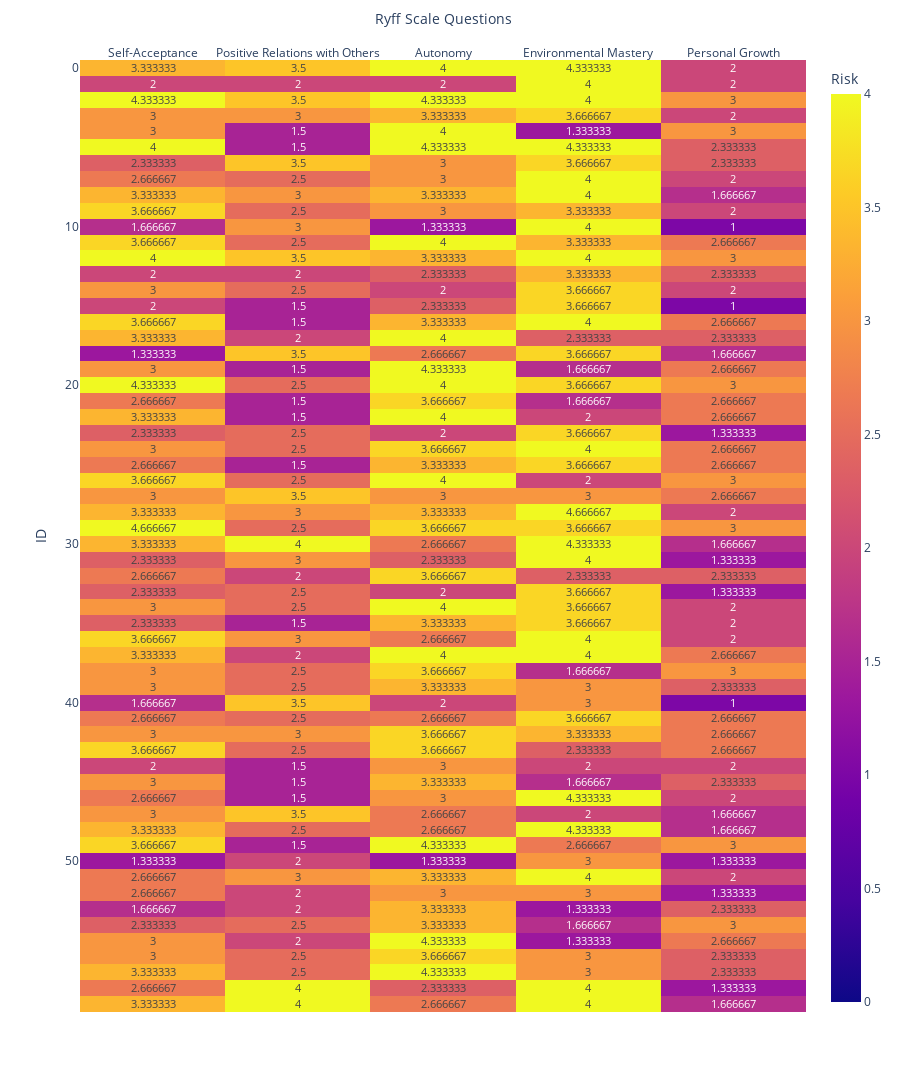

The notebook cell saved with this chart:
### Code cell
fig = px.imshow(plotRate, 
                 labels=dict(x="Ryff Scale Questions", y="ID", color="Risk"),
                text_auto=True,  zmin = 0, zmax= 4,height=1150)
fig.update_xaxes(side="top")
fig.show()

### Figure 1 — Plotly figure (JSON) as saved in the notebook; plotly's stock layout.template omitted (floating-point values rounded to 4 significant figures; data arrays with more than 128 entries replaced by an {"elided": "..."} marker saying what was removed)
{"data": [{"coloraxis": "coloraxis", "hovertemplate": "Ryff Scale Questions: %{x}<br>ID: %{y}<br>Risk: %{z}<extra></extra>", "name": "0", "texttemplate": "%{z}", "type": "heatmap", "x": ["Self-Acceptance", "Positive Relations with Others", "Autonomy", "Environmental Mastery", "Personal Growth"], "xaxis": "x", "y": [0, 1, 2, 3, 4, 5, 6, 7, 8, 9, 10, 11, 12, 13, 14, 15, 16, 17, 18, 19, 20, 21, 22, 23, 24, 25, 26, 27, 28, 29, 30, 31, 32, 33, 34, 35, 36, 37, 38, 39, 40, 41, 42, 43, 44, 45, 46, 47, 48, 49, 50, 51, 52, 53, 54, 55, 56, 57, 58, 59], "yaxis": "y", "z": {"elided": "60x5 float values"}}], "layout": {"coloraxis": {"cmax": 4, "cmin": 0, "colorbar": {"title": {"text": "Risk"}}, "colorscale": [[0, "#0d0887"], [0.1111, "#46039f"], [0.2222, "#7201a8"], [0.3333, "#9c179e"], [0.4444, "#bd3786"], [0.5556, "#d8576b"], [0.6667, "#ed7953"], [0.7778, "#fb9f3a"], [0.8889, "#fdca26"], [1, "#f0f921"]]}, "height": 1150, "margin": {"t": 60}, "xaxis": {"anchor": "y", "constrain": "domain", "domain": [0, 1], "scaleanchor": "y", "side": "top", "title": {"text": "Ryff Scale Questions"}}, "yaxis": {"anchor": "x", "autorange": "reversed", "constrain": "domain", "domain": [0, 1], "title": {"text": "ID"}}}}
